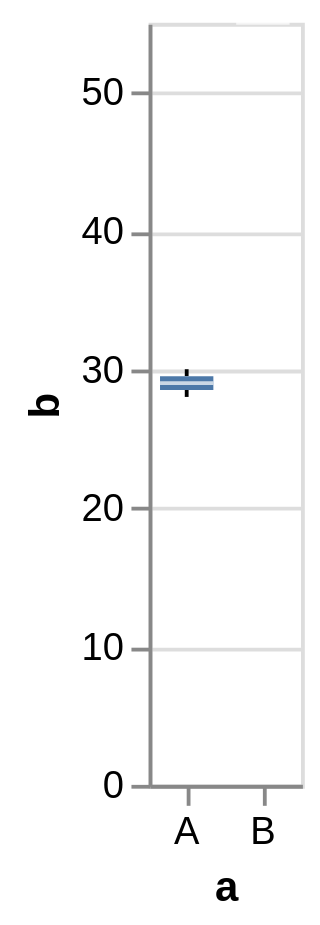

The Vega-Lite source for this figure:
### Vega specification from a JSON file in a GitHub repository (floating-point values rounded to 4 significant figures)
{"$schema": "https://vega.github.io/schema/vega/v5.json", "description": "A simple bar chart with embedded data.", "background": "white", "padding": 5, "height": 200, "style": "cell", "data": [{"name": "source_0", "values": [{"a": "A", "b": 28}, {"a": "A", "b": 30}, {"a": "B", "b": 55}]}, {"name": "data_1", "source": "source_0", "transform": [{"type": "joinaggregate", "as": ["lower_box_b", "upper_box_b"], "ops": ["q1", "q3"], "fields": ["b", "b"], "groupby": ["a"]}]}, {"name": "data_2", "source": "data_1", "transform": [{"type": "filter", "expr": "(datum[\"b\"] < datum[\"lower_box_b\"] - 1.5 * (datum[\"upper_box_b\"] - datum[\"lower_box_b\"])) || (datum[\"b\"] > datum[\"upper_box_b\"] + 1.5 * (datum[\"upper_box_b\"] - datum[\"lower_box_b\"]))"}, {"type": "filter", "expr": "isValid(datum[\"b\"]) && isFinite(+datum[\"b\"])"}]}, {"name": "data_3", "source": "data_1", "transform": [{"type": "filter", "expr": "(datum[\"lower_box_b\"] - 1.5 * (datum[\"upper_box_b\"] - datum[\"lower_box_b\"]) <= datum[\"b\"]) && (datum[\"b\"] <= datum[\"upper_box_b\"] + 1.5 * (datum[\"upper_box_b\"] - datum[\"lower_box_b\"]))"}, {"type": "aggregate", "groupby": ["a"], "ops": ["min", "max", "min", "max"], "fields": ["b", "b", "lower_box_b", "upper_box_b"], "as": ["lower_whisker_b", "upper_whisker_b", "lower_box_b", "upper_box_b"]}]}, {"name": "data_4", "source": "source_0", "transform": [{"type": "aggregate", "groupby": ["a"], "ops": ["q1", "q3", "median", "min", "max"], "fields": ["b", "b", "b", "b", "b"], "as": ["lower_box_b", "upper_box_b", "mid_box_b", "min_b", "max_b"]}]}], "signals": [{"name": "x_step", "value": 20}, {"name": "width", "update": "bandspace(domain('x').length, 0, 0) * x_step"}], "marks": [{"name": "layer_0_layer_0_marks", "type": "symbol", "style": ["point", "boxplot-outliers"], "from": {"data": "data_2"}, "encode": {"update": {"opacity": {"value": 0.7}, "fill": {"value": "transparent"}, "stroke": {"value": "#4c78a8"}, "ariaRoleDescription": {"value": "point"}, "description": {"signal": "\"a: \" + (isValid(datum[\"a\"]) ? datum[\"a\"] : \"\"+datum[\"a\"]) + \"; b: \" + (format(datum[\"b\"], \"\"))"}, "x": {"scale": "x", "field": "a", "band": 0.5}, "y": {"scale": "y", "field": "b"}}}}, {"name": "layer_0_layer_1_layer_0_marks", "type": "rule", "style": ["rule", "boxplot-rule"], "aria": false, "from": {"data": "data_3"}, "encode": {"update": {"stroke": {"value": "black"}, "tooltip": {"signal": "{\"Upper Whisker of b\": format(datum[\"upper_whisker_b\"], \"\"), \"Lower Whisker of b\": format(datum[\"lower_whisker_b\"], \"\"), \"a\": isValid(datum[\"a\"]) ? datum[\"a\"] : \"\"+datum[\"a\"]}"}, "x": {"scale": "x", "field": "a", "band": 0.5}, "y": [{"test": "!isValid(datum[\"lower_whisker_b\"]) || !isFinite(+datum[\"lower_whisker_b\"])", "field": {"group": "height"}}, {"scale": "y", "field": "lower_whisker_b"}], "y2": [{"test": "!isValid(datum[\"lower_box_b\"]) || !isFinite(+datum[\"lower_box_b\"])", "field": {"group": "height"}}, {"scale": "y", "field": "lower_box_b"}]}}}, {"name": "layer_0_layer_1_layer_1_marks", "type": "rule", "style": ["rule", "boxplot-rule"], "aria": false, "from": {"data": "data_3"}, "encode": {"update": {"stroke": {"value": "black"}, "tooltip": {"signal": "{\"Upper Whisker of b\": format(datum[\"upper_whisker_b\"], \"\"), \"Lower Whisker of b\": format(datum[\"lower_whisker_b\"], \"\"), \"a\": isValid(datum[\"a\"]) ? datum[\"a\"] : \"\"+datum[\"a\"]}"}, "x": {"scale": "x", "field": "a", "band": 0.5}, "y": [{"test": "!isValid(datum[\"upper_box_b\"]) || !isFinite(+datum[\"upper_box_b\"])", "field": {"group": "height"}}, {"scale": "y", "field": "upper_box_b"}], "y2": [{"test": "!isValid(datum[\"upper_whisker_b\"]) || !isFinite(+datum[\"upper_whisker_b\"])", "field": {"group": "height"}}, {"scale": "y", "field": "upper_whisker_b"}]}}}, {"name": "layer_1_layer_0_marks", "type": "rect", "style": ["bar", "boxplot-box"], "from": {"data": "data_4"}, "encode": {"update": {"ariaRoleDescription": {"value": "box"}, "fill": {"value": "#4c78a8"}, "tooltip": {"signal": "{\"Max of b\": format(datum[\"max_b\"], \"\"), \"Q3 of b\": format(datum[\"upper_box_b\"], \"\"), \"Median of b\": format(datum[\"mid_box_b\"], \"\"), \"Q1 of b\": format(datum[\"lower_box_b\"], \"\"), \"Min of b\": format(datum[\"min_b\"], \"\"), \"a\": isValid(datum[\"a\"]) ? datum[\"a\"] : \"\"+datum[\"a\"]}"}, "description": {"signal": "\"a: \" + (isValid(datum[\"a\"]) ? datum[\"a\"] : \"\"+datum[\"a\"]) + \"; b: \" + (format(datum[\"lower_box_b\"], \"\")) + \"; upper_box_b: \" + (format(datum[\"upper_box_b\"], \"\")) + \"; Max of b: \" + (format(datum[\"max_b\"], \"\")) + \"; Q3 of b: \" + (format(datum[\"upper_box_b\"], \"\")) + \"; Median of b: \" + (format(datum[\"mid_box_b\"], \"\")) + \"; Q1 of b: \" + (format(datum[\"lower_box_b\"], \"\")) + \"; Min of b: \" + (format(datum[\"min_b\"], \"\"))"}, "xc": {"scale": "x", "field": "a", "band": 0.5}, "width": {"value": 14}, "y": [{"test": "!isValid(datum[\"lower_box_b\"]) || !isFinite(+datum[\"lower_box_b\"])", "field": {"group": "height"}}, {"scale": "y", "field": "lower_box_b"}], "y2": [{"test": "!isValid(datum[\"upper_box_b\"]) || !isFinite(+datum[\"upper_box_b\"])", "field": {"group": "height"}}, {"scale": "y", "field": "upper_box_b"}]}}}, {"name": "layer_1_layer_1_marks", "type": "rect", "style": ["tick", "boxplot-median"], "aria": false, "from": {"data": "data_4"}, "encode": {"update": {"opacity": {"value": 0.7}, "fill": {"value": "white"}, "tooltip": {"signal": "{\"Max of b\": format(datum[\"max_b\"], \"\"), \"Q3 of b\": format(datum[\"upper_box_b\"], \"\"), \"Median of b\": format(datum[\"mid_box_b\"], \"\"), \"Q1 of b\": format(datum[\"lower_box_b\"], \"\"), \"Min of b\": format(datum[\"min_b\"], \"\"), \"a\": isValid(datum[\"a\"]) ? datum[\"a\"] : \"\"+datum[\"a\"]}"}, "xc": {"scale": "x", "field": "a", "band": 0.5}, "yc": [{"test": "!isValid(datum[\"mid_box_b\"]) || !isFinite(+datum[\"mid_box_b\"])", "field": {"group": "height"}}, {"scale": "y", "field": "mid_box_b"}], "width": {"value": 14}, "height": {"value": 1}}}}], "scales": [{"name": "x", "type": "band", "domain": {"fields": [{"data": "data_2", "field": "a"}, {"data": "data_3", "field": "a"}, {"data": "data_4", "field": "a"}], "sort": true}, "range": {"step": {"signal": "x_step"}}, "paddingInner": 0, "paddingOuter": 0}, {"name": "y", "type": "linear", "domain": {"fields": [{"data": "data_2", "field": "b"}, {"data": "data_3", "field": "lower_whisker_b"}, {"data": "data_3", "field": "lower_box_b"}, {"data": "data_3", "field": "upper_box_b"}, {"data": "data_3", "field": "upper_whisker_b"}, {"data": "data_4", "field": "lower_box_b"}, {"data": "data_4", "field": "upper_box_b"}, {"data": "data_4", "field": "mid_box_b"}]}, "range": [{"signal": "height"}, 0], "nice": true, "zero": true}], "axes": [{"scale": "y", "orient": "left", "gridScale": "x", "grid": true, "tickCount": {"signal": "ceil(height/40)"}, "domain": false, "labels": false, "aria": false, "maxExtent": 0, "minExtent": 0, "ticks": false, "zindex": 0}, {"scale": "x", "orient": "bottom", "grid": false, "title": "a", "labelAngle": 0, "labelBaseline": "top", "zindex": 0}, {"scale": "y", "orient": "left", "grid": false, "title": "b", "labelOverlap": true, "tickCount": {"signal": "ceil(height/40)"}, "zindex": 0}]}
